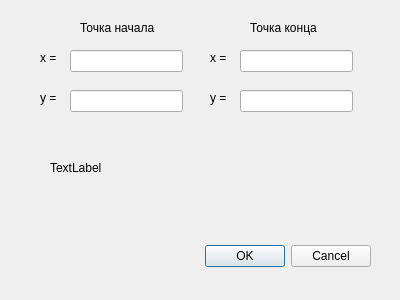
<?xml version="1.0" encoding="UTF-8"?>
<ui version="4.0">
 <class>CutDialog</class>
 <widget class="QDialog" name="CutDialog">
  <property name="geometry">
   <rect>
    <x>0</x>
    <y>0</y>
    <width>400</width>
    <height>300</height>
   </rect>
  </property>
  <property name="windowTitle">
   <string>Dialog</string>
  </property>
  <widget class="QDialogButtonBox" name="buttonBox">
   <property name="geometry">
    <rect>
     <x>30</x>
     <y>240</y>
     <width>341</width>
     <height>32</height>
    </rect>
   </property>
   <property name="orientation">
    <enum>Qt::Horizontal</enum>
   </property>
   <property name="standardButtons">
    <set>QDialogButtonBox::Cancel|QDialogButtonBox::Ok</set>
   </property>
  </widget>
  <widget class="QLabel" name="label_5">
   <property name="geometry">
    <rect>
     <x>80</x>
     <y>20</y>
     <width>91</width>
     <height>16</height>
    </rect>
   </property>
   <property name="text">
    <string>Точка начала</string>
   </property>
  </widget>
  <widget class="QLabel" name="label_3">
   <property name="geometry">
    <rect>
     <x>40</x>
     <y>90</y>
     <width>21</width>
     <height>16</height>
    </rect>
   </property>
   <property name="text">
    <string>y =</string>
   </property>
  </widget>
  <widget class="QLineEdit" name="x1Text">
   <property name="geometry">
    <rect>
     <x>70</x>
     <y>50</y>
     <width>113</width>
     <height>22</height>
    </rect>
   </property>
  </widget>
  <widget class="QLabel" name="label_6">
   <property name="geometry">
    <rect>
     <x>250</x>
     <y>20</y>
     <width>91</width>
     <height>16</height>
    </rect>
   </property>
   <property name="text">
    <string>Точка конца</string>
   </property>
  </widget>
  <widget class="QLabel" name="label_2">
   <property name="geometry">
    <rect>
     <x>40</x>
     <y>50</y>
     <width>21</width>
     <height>16</height>
    </rect>
   </property>
   <property name="text">
    <string>x =</string>
   </property>
  </widget>
  <widget class="QLineEdit" name="x2Text">
   <property name="geometry">
    <rect>
     <x>240</x>
     <y>50</y>
     <width>113</width>
     <height>22</height>
    </rect>
   </property>
  </widget>
  <widget class="QLineEdit" name="y2Text">
   <property name="geometry">
    <rect>
     <x>240</x>
     <y>90</y>
     <width>113</width>
     <height>22</height>
    </rect>
   </property>
  </widget>
  <widget class="QLineEdit" name="y1Text">
   <property name="geometry">
    <rect>
     <x>70</x>
     <y>90</y>
     <width>113</width>
     <height>22</height>
    </rect>
   </property>
  </widget>
  <widget class="QLabel" name="info">
   <property name="geometry">
    <rect>
     <x>50</x>
     <y>160</y>
     <width>301</width>
     <height>16</height>
    </rect>
   </property>
   <property name="text">
    <string>TextLabel</string>
   </property>
  </widget>
  <widget class="QLabel" name="label_4">
   <property name="geometry">
    <rect>
     <x>210</x>
     <y>90</y>
     <width>21</width>
     <height>16</height>
    </rect>
   </property>
   <property name="text">
    <string>y =</string>
   </property>
  </widget>
  <widget class="QLabel" name="label_7">
   <property name="geometry">
    <rect>
     <x>210</x>
     <y>50</y>
     <width>21</width>
     <height>16</height>
    </rect>
   </property>
   <property name="text">
    <string>x =</string>
   </property>
  </widget>
 </widget>
 <resources/>
 <connections>
  <connection>
   <sender>buttonBox</sender>
   <signal>accepted()</signal>
   <receiver>CutDialog</receiver>
   <slot>accept()</slot>
   <hints>
    <hint type="sourcelabel">
     <x>248</x>
     <y>254</y>
    </hint>
    <hint type="destinationlabel">
     <x>157</x>
     <y>274</y>
    </hint>
   </hints>
  </connection>
  <connection>
   <sender>buttonBox</sender>
   <signal>rejected()</signal>
   <receiver>CutDialog</receiver>
   <slot>reject()</slot>
   <hints>
    <hint type="sourcelabel">
     <x>316</x>
     <y>260</y>
    </hint>
    <hint type="destinationlabel">
     <x>286</x>
     <y>274</y>
    </hint>
   </hints>
  </connection>
 </connections>
</ui>
